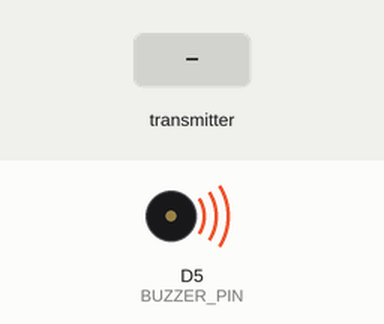
Recording of a sketch running on a simulated ESP8266 (NodeMCU). Parts: buzzer (waves = sounding, pin HIGH). The inputs (shaded band) are chosen by the test bench. What the sketch prints to the serial monitor is not drawn.

Above: at 2.2 s.
2.3 s: the transmitter starts sending flame = 1
At 2.9 s:
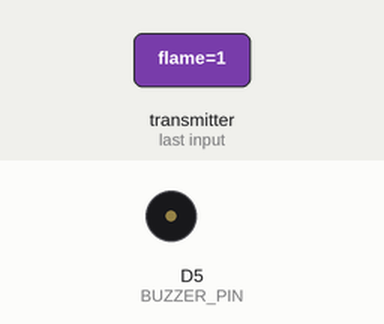
3.8 s: the transmitter starts sending flame = 0
At 4.1 s:
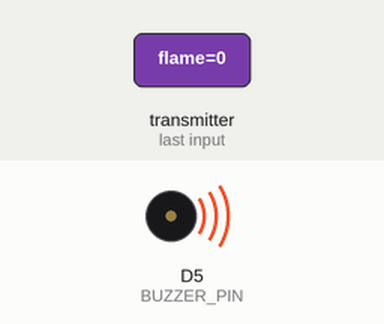
5.3 s: the transmitter starts sending gas = 1
At 6.5 s:
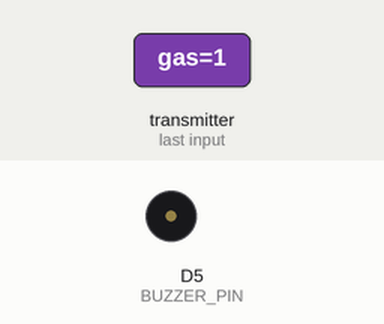
Timing chart, 0 to 8.3 s (numbered marks = the images above; inputs shaded):
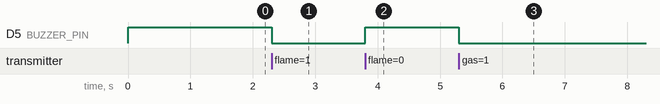

Measured:
- after the input at 2.3 s, D5 (BUZZER_PIN): HIGH → LOW at once
- after the input at 3.8 s, D5 (BUZZER_PIN): LOW → HIGH at once
- after the input at 5.3 s, D5 (BUZZER_PIN): HIGH → LOW at once

The sketch:

esp8266_buzzer.ino
```cpp
// ESP8266 Buzzer Node - receives data via ESP-NOW
// Buzzes on flame/gas/high temp, beeps if no data received

#include <ESP8266WiFi.h>
#include <espnow.h>

#define BUZZER_PIN D5
#define MAX_NORM_TEMP 50.0       // object temp threshold (°C)
#define NO_DATA_TIMEOUT 5000     // ms before "no data" beeping starts
#define BEEP_INTERVAL 500        // ms on/off cycle for no-data beep

volatile unsigned long lastReceive = 0;

typedef struct {
  bool flame;
  bool gas;
  int gasRaw;
  float ambientC;
  float objectC;
} SensorData;

void onReceive(uint8_t *mac, uint8_t *data, uint8_t len) {
  if (len != sizeof(SensorData)) return;

  lastReceive = millis();

  SensorData d;
  memcpy(&d, data, sizeof(d));

  bool alert = d.flame || d.gas || d.objectC > MAX_NORM_TEMP;
  digitalWrite(BUZZER_PIN, alert ? LOW : HIGH);
}

void setup() {
  digitalWrite(BUZZER_PIN, HIGH);
  pinMode(BUZZER_PIN, OUTPUT);

  Serial.begin(115200);
  delay(1000);

  lastReceive = millis();

  WiFi.mode(WIFI_STA);
  WiFi.disconnect();

  esp_now_init();
  esp_now_set_self_role(ESP_NOW_ROLE_SLAVE);
  esp_now_register_recv_cb(onReceive);

  Serial.println("Buzzer node ready");
}

void loop() {
  if (millis() - lastReceive > NO_DATA_TIMEOUT) {
    // Beep on/off pattern
    bool on = (millis() / BEEP_INTERVAL) % 2 == 0;
    digitalWrite(BUZZER_PIN, on ? LOW : HIGH);
  }
  delay(50);
}
```
